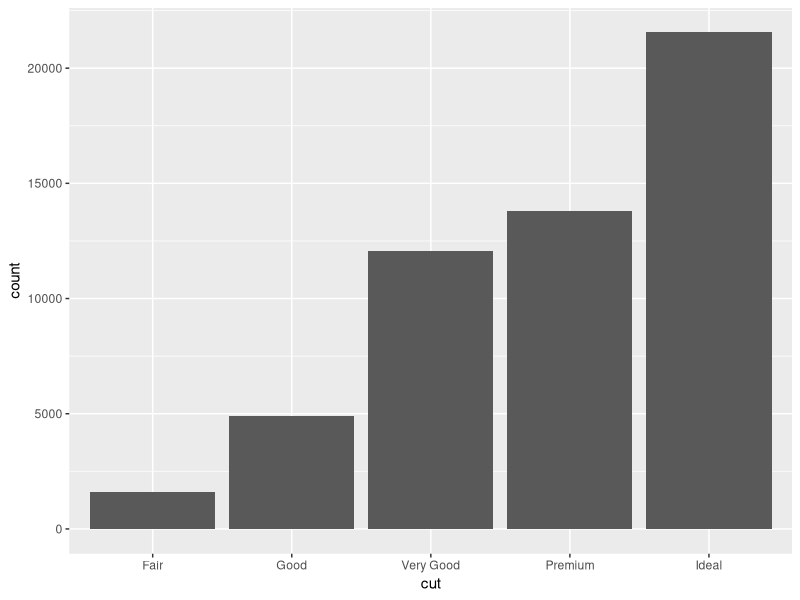
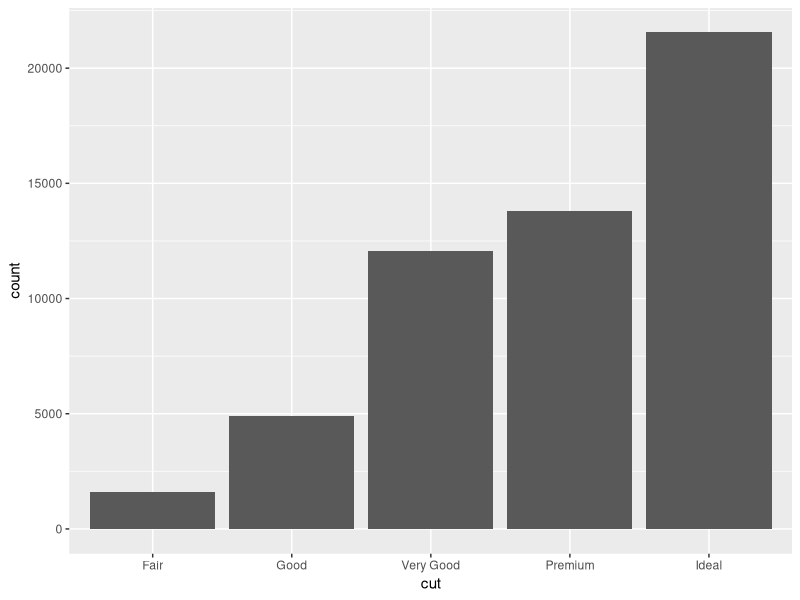
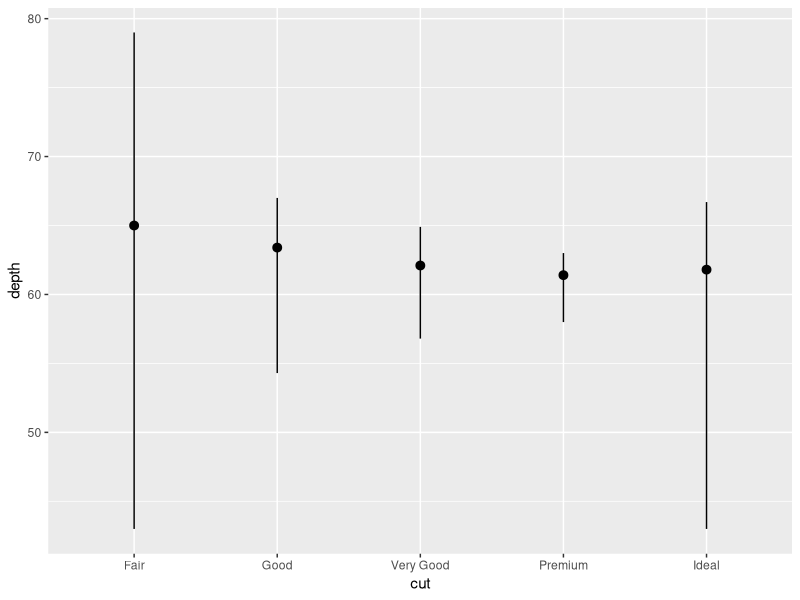
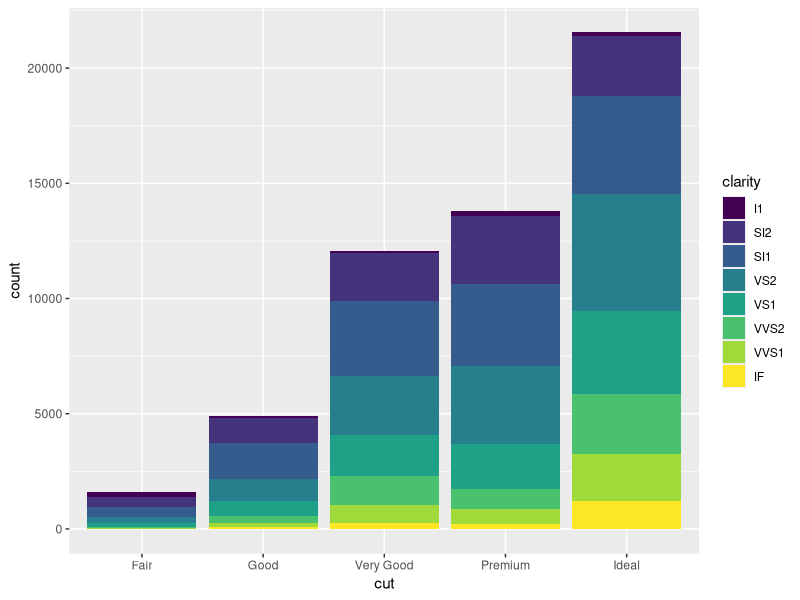
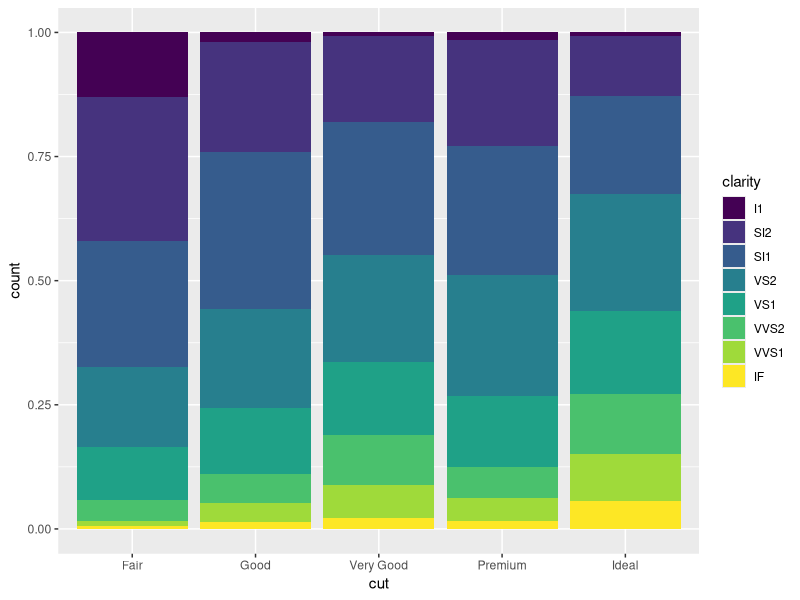
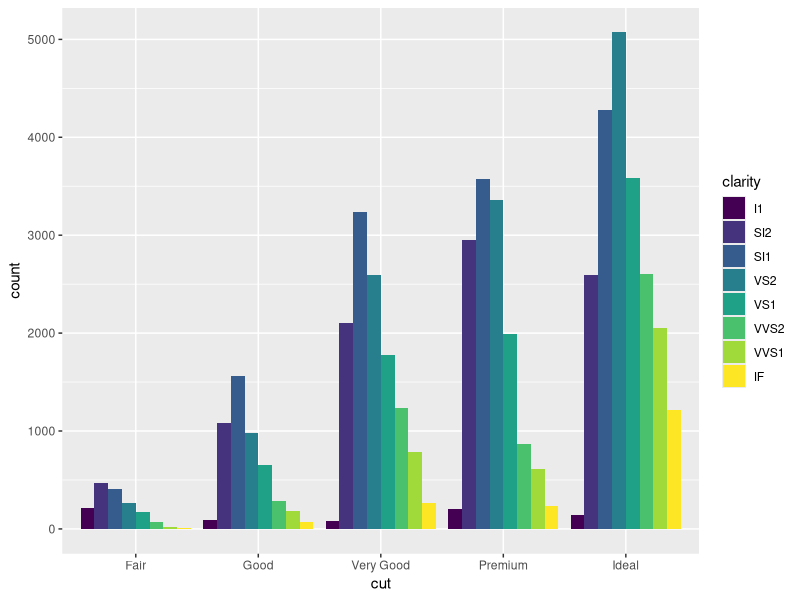
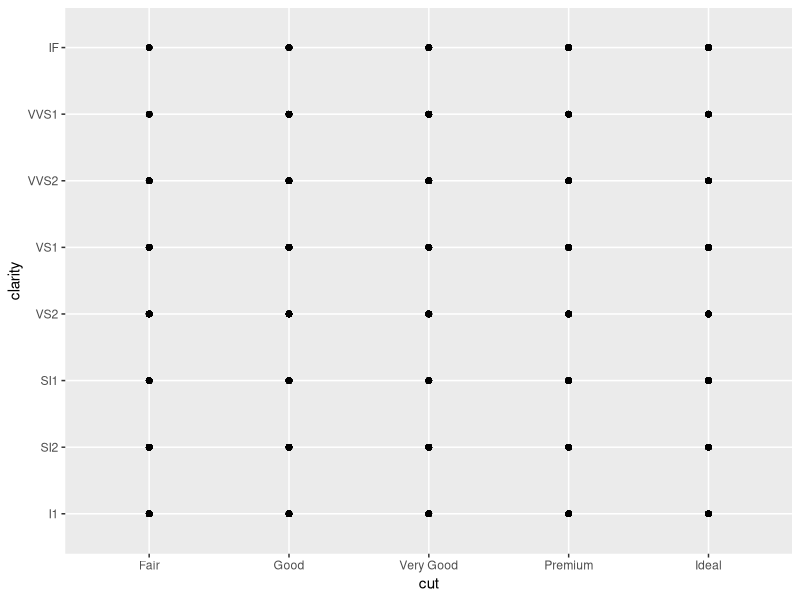
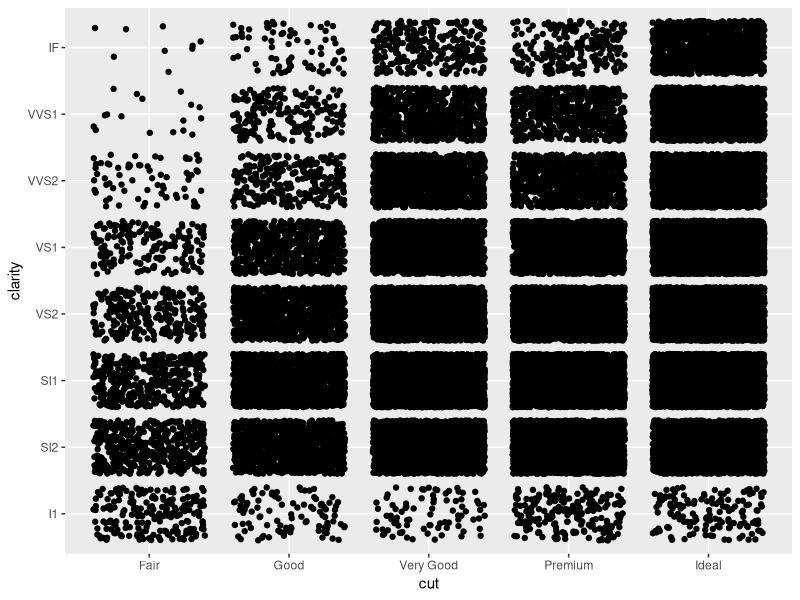

Recreate these plots in R, in order.
# Exercise 2: More ggplot2 Grammar

# Install and load `ggplot2`
# install.packages("ggplot2") # if needed
library(ggplot2)

# For this exercise you will again be working with the `diamonds` data set.
# Use `?diamonds` to review details about this data set
?diamonds


## Statistical Transformations

# Draw a bar chart of the diamonds data, organized by cut
# The height of each bar is based on the "count" (number) of diamonds with that cut
ggplot(data = diamonds) +
  geom_bar(mapping = aes(x = cut))

# Use the `stat_count` to apply the statistical transformation "count" to the diamonds
# by cut. You do not need a separate geometry layer!
ggplot(data = diamonds) +
  stat_count(mapping = aes(x = cut))

# Use the `stat_summary` function to draw a chart with a summary layer.
# Map the x-position to diamond `cut`, and the y-position to diamond `depth`
# Bonus: use `min` as the function ymin, `max` as the function ymax, and `median` as the function y
ggplot(data = diamonds) +
  stat_summary(mapping = aes(x = cut, y = depth), fun.ymin = min, fun.ymax = max, fun.y = median)


## Position Adjustments

# Draw a bar chart of diamond data organized by cut, with each bar filled by clarity.
# You should see a _stacked_ bar chart.
ggplot(data = diamonds) +
  geom_bar(mapping = aes(x = cut, fill = clarity))

# Draw the same chart again, but with each element positioned to "fill" the y axis
ggplot(data = diamonds) +
  geom_bar(mapping = aes(x = cut, fill = clarity), position = "fill")

# Draw the same chart again, but with each element positioned to "dodge" each other
ggplot(data = diamonds) +
  geom_bar(mapping = aes(x = cut, fill = clarity), position = "dodge")

# Draw a plot with point geometry with the x-position mapped to `cut` and the y-position mapped to `clarity`
# This creates a "grid" grouping the points
ggplot(data = diamonds) +
  geom_point(mapping = aes(x = cut, y = clarity))

# Use the "jitter" position adjustment to keep the points from all overlapping!
# (This works a little better with a sample of diamond data, such as from the previous exercise).
ggplot(data = diamonds) +
  geom_point(mapping = aes(x = cut, y = clarity), position = "jitter")


## Scales

# Draw a "boxplot" (with `geom_boxplot()`) for the diamond's price (y) by color (x)
ggplot(data = diamonds) +
  geom_boxplot(mapping = aes(x = color, y = price))

# This has a lot of outliers, making it harder to read. To fix this, draw the same plot but
# with a _logarithmic_ scale for the y axis.
ggplot(data = diamonds) +
  geom_boxplot(mapping = aes(x = color, y = price)) +
  scale_y_log10()

# For another version, draw the same plot but with `violin` geometry instead of `boxplot` geometry!
# How does the logarithmic scale change the data presentation?
ggplot(data = diamonds) +
  geom_violin(mapping = aes(x = color, y = price))

ggplot(data = diamonds) +
  geom_violin(mapping = aes(x = color, y = price)) +
  scale_y_log10()
# Another interesting plot: draw a plot of the diamonds price (y) by carat (x), using a heatmap of 2d bins
# (geom_bin2d)
# What happens when you make the x and y channels scale logarithmically?
ggplot(data = diamonds) +
  geom_bin2d(mapping = aes(x = carat, y = price)) +
  scale_y_log10()
# Draw a scatter plot for the diamonds  price (y) by carat (x). Color each point by the clarity
# (Remember, this will take a while. Use a sample of the diamonds for faster results)
ggplot(data = diamonds) +
  geom_point(mapping = aes(x = carat, y = price, color = clarity))

# Change the color of the previous plot using a ColorBrewer scale of your choice. What looks nice?
ggplot(data = diamonds) +
  geom_point(mapping = aes(x = carat, y = price, color = clarity)) +
  scale_color_brewer(palette = "Spectral")


## Coordinate Systems

# Draw a bar chart with x-position and fill color BOTH mapped to cut
# For best results, SET the `width` of the geometry to be 1 (fill plot, no space between)
# You can save this to a variable for easier modifications
bar <- ggplot(data = diamonds) +
  geom_bar(mapping = aes(x = cut, fill = cut), width = 1)

# Draw the same chart, but with the coordinate system flipped
bar + coord_flip()

# Draw the same chart, but in a polar coordinate system. Now you have a Coxcomb chart!
bar + coord_polar()


## Facets

# Take the scatter plot of price by carat data (colored by clarity) and add _facets_ based on
# the diamond's `color`



## Saving Plots

# Use the `ggsave()` function to save one of your plots (the most recent one generated) to disk.
# Name the output file "my-plot.png".
# Make sure you've set the working directory!!
